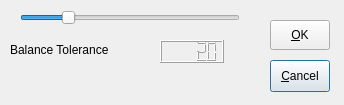
<?xml version="1.0" encoding="UTF-8"?>
<ui version="4.0" stdsetdef="1">
  <author></author>
  <comment></comment>
  <exportmacro></exportmacro>
  <class>Constraints</class>
  <widget class="QDialog" name="Constraints">
    <property name="geometry">
      <rect>
        <x>0</x>
        <y>0</y>
        <width>344</width>
        <height>105</height>
      </rect>
    </property>
    <property name="windowTitle">
      <string>Constraints</string>
    </property>
    <widget class="QLabel" name="TextLabel1">
      <property name="geometry">
        <rect>
          <x>10</x>
          <y>40</y>
          <width>120</width>
          <height>20</height>
        </rect>
      </property>
      <property name="text">
        <string>Balance Tolerance</string>
      </property>
      <property name="wordWrap">
        <bool>false</bool>
      </property>
    </widget>
    <widget class="QPushButton" name="constraintsCancel">
      <property name="geometry">
        <rect>
          <x>270</x>
          <y>60</y>
          <width>60</width>
          <height>32</height>
        </rect>
      </property>
      <property name="text">
        <string>&amp;Cancel</string>
      </property>
    </widget>
    <widget class="QPushButton" name="constraintsOK">
      <property name="geometry">
        <rect>
          <x>270</x>
          <y>20</y>
          <width>60</width>
          <height>30</height>
        </rect>
      </property>
      <property name="text">
        <string>&amp;OK</string>
      </property>
    </widget>
    <widget class="QSlider" name="Slider1">
      <property name="geometry">
        <rect>
          <x>20</x>
          <y>10</y>
          <width>220</width>
          <height>16</height>
        </rect>
      </property>
      <property name="value">
        <number>20</number>
      </property>
      <property name="orientation">
        <enum>Qt::Horizontal</enum>
      </property>
    </widget>
    <widget class="QLCDNumber" name="LCDNumber1">
      <property name="geometry">
        <rect>
          <x>160</x>
          <y>40</y>
          <width>64</width>
          <height>23</height>
        </rect>
      </property>
      <property name="segmentStyle">
        <enum>QLCDNumber::Filled</enum>
      </property>
      <property name="value" stdset="0">
        <number>20</number>
      </property>
    </widget>
  </widget>
  <layoutdefault spacing="6" margin="11"/>
  <pixmapfunction>qPixmapFromMimeSource</pixmapfunction>
  <connections>
    <connection>
      <sender>constraintsCancel</sender>
      <signal>clicked()</signal>
      <receiver>Constraints</receiver>
      <slot>reject()</slot>
    </connection>
    <connection>
      <sender>Slider1</sender>
      <signal>valueChanged(int)</signal>
      <receiver>LCDNumber1</receiver>
      <slot>display(int)</slot>
    </connection>
    <connection>
      <sender>constraintsOK</sender>
      <signal>pressed()</signal>
      <receiver>Constraints</receiver>
      <slot>accept()</slot>
    </connection>
    <connection>
      <sender>Slider1</sender>
      <signal>valueChanged(int)</signal>
      <receiver>Constraints</receiver>
      <slot>Slider1_valueChanged(int)</slot>
    </connection>
  </connections>
</ui>
